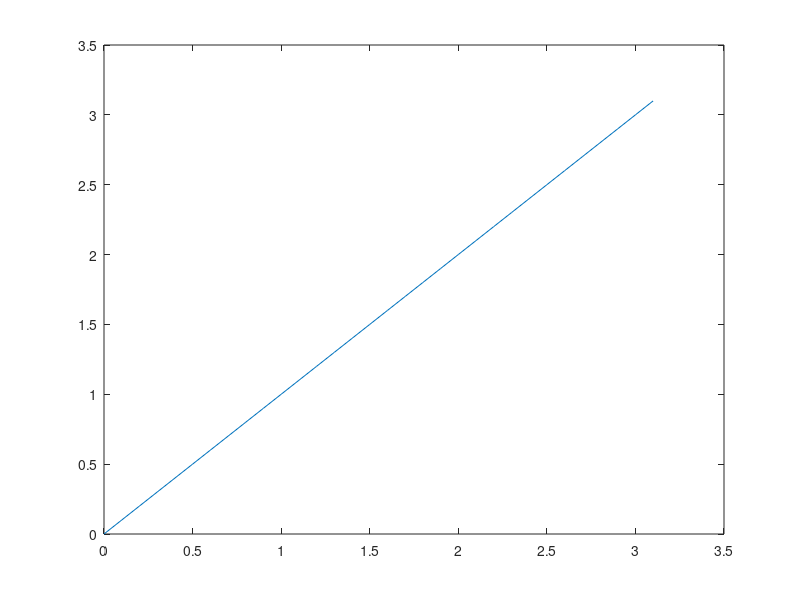

Write MATLAB code to recreate this figure.
% clear all; close all;
% load('normal.mat');
% figure;
%  [Rat, Vol1] = ComputeArea(nor26);
% plot(Vol1, 'r');
x=0:0.1:1*pi;
y=cos(x);
z=acos(y);
figure
plot(x,z);


% load('abnor01.mat');
% abnor01 = O;
% save('abnormal.mat', 'abnor01');
% load('abnor02.mat');
% abnor02 = O;
% save('abnormal.mat', 'abnor02', '-append');
% load('abnor05.mat');
% abnor05 = O;
% save('abnormal.mat', 'abnor05', '-append');
% load('abnor06.mat');
% abnor06 = O;
% save('abnormal.mat', 'abnor06', '-append');
% load('abnor07.mat');
% abnor07 = O;
% save('abnormal.mat', 'abnor07', '-append');
% load('abnor08.mat');
% abnor08 = O;
% save('abnormal.mat', 'abnor08', '-append');
% load('abnor09.mat');
% abnor09 = O;
% save('abnormal.mat', 'abnor09', '-append');
% load('abnor10.mat');
% abnor10 = O;
% save('abnormal.mat', 'abnor10', '-append');
% load('abnor13.mat');
% abnor13 = O;
% save('abnormal.mat', 'abnor13', '-append');
% load('abnor14.mat');
% abnor14 = O;
% save('abnormal.mat', 'abnor14', '-append');
% load('abnor15.mat');
% abnor15 = O;
% save('abnormal.mat', 'abnor15', '-append');
% load('abnor16.mat');
% abnor16 = O;
% save('abnormal.mat', 'abnor16', '-append');




% load('abnor01.mat');
% nor01 = O;
% save('abnormal.mat', 'nor01');
% load('nor08.mat');
% nor08 = O;
% save('normal.mat', 'nor08', '-append');
% load('nor09.mat');
% nor09 = O;
% save('normal.mat', 'nor09', '-append');
% load('nor10.mat');
% nor10 = O;
% save('normal.mat', 'nor10', '-append');
% load('nor12.mat');
% nor12 = O;
% save('normal.mat', 'nor12', '-append');
% load('nor13.mat');
% nor13 = O;
% save('normal.mat', 'nor13', '-append');
% load('nor15.mat');
% nor15 = O;
% save('normal.mat', 'nor15', '-append');
% load('nor17.mat');
% nor17 = O;
% save('normal.mat', 'nor17', '-append');
% load('nor18.mat');
% nor18 = O;
% save('normal.mat', 'nor18', '-append');
% load('nor19.mat');
% nor19 = O;
% save('normal.mat', 'nor19', '-append');
% load('nor20.mat');
% nor20 = O;
% save('normal.mat', 'nor20', '-append');
% load('nor23.mat');
% nor23 = O;
% save('normal.mat', 'nor23', '-append');
% load('nor24.mat');
% nor24 = O;
% save('normal.mat', 'nor24', '-append');
% load('nor25.mat');
% nor25 = O;
% save('normal.mat', 'nor25', '-append');
% load('nor26.mat');
% nor26 = O;
% save('normal.mat', 'nor26', '-append');

